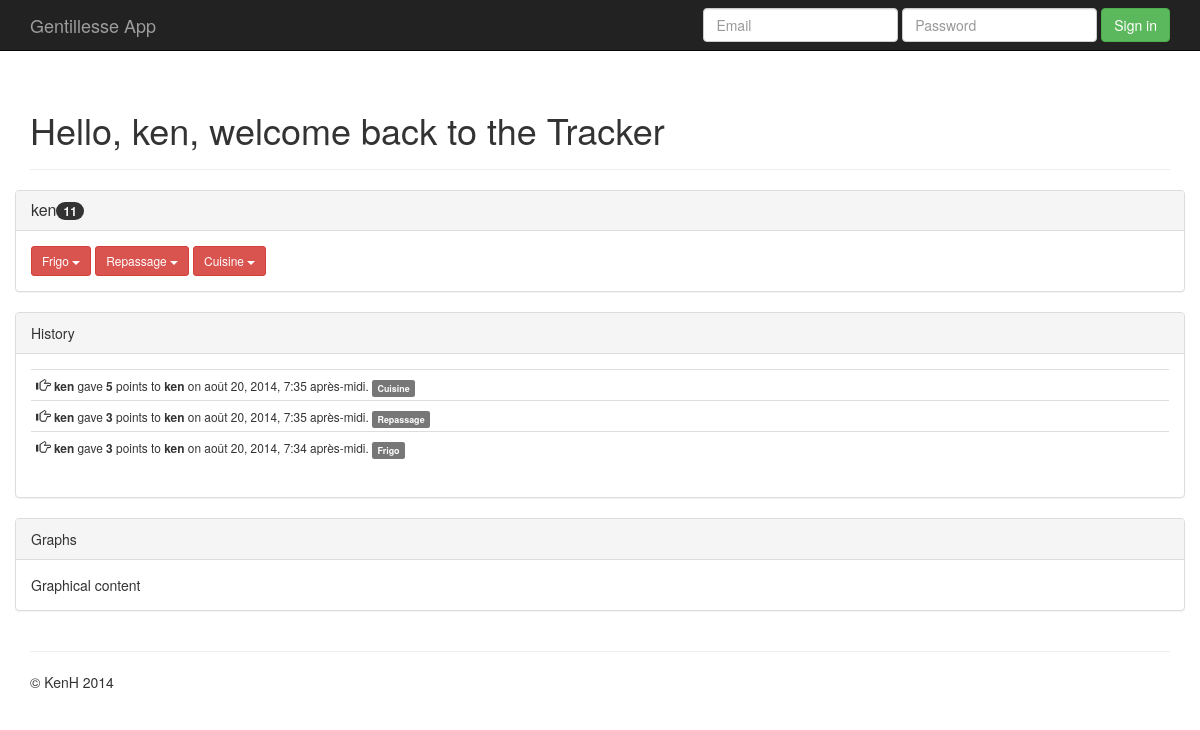
The app's page / (signed in) with its own data.
### tracker/models.py (models this page shows, shortened)
class Label(models.Model):
    name = models.CharField(max_length=20)
    color = fields.RGBColorField(default="#000000",verbose_name="Background color")

class EventPoint(models.Model):
    by = models.ForeignKey(User, related_name='from')
    to = models.ForeignKey(User, related_name='points')
    label = models.ForeignKey(Label, blank=True, null=True, related_name='points')
    date = models.DateTimeField()
    points = models.IntegerField()

### tracker/views.py (the view)
# urls.py: url(r'^$', 'tracker.views.point_list', name='list-points'),
@login_required
def point_list(request):
    points = EventPoint.objects.order_by('-date')[:5]
    users = User.objects.all()
    labels = Label.objects.all()
    c = {
            'users': users,
            'labels': labels,
            'points': points,
            }
    return render(request, 'point_list.html', c)

### tracker/models.py (called while the page is built)
    def total_points(self):
        return self.points.aggregate(Sum('points'))['points__sum']

### templates/point_list.html (shortened to what this page needs)
{% extends 'base.html' %}
{% load bootstrap3 %}
{% block content %}
{% if users.count %}
  {% for user in users %}
  <div class="panel panel-default">
    <div class="panel-heading">
		<h2 class="panel-title">{{ user.username }}<span class="badge">{{ user.total_points }}</span></h3>
	</div>
    <div class="panel-body">
    {% if labels.count %}
      {% for label in labels %}
        <div class="btn-group">
          <button type="button" class="btn btn-danger btn-sm dropdown-toggle" data-toggle="dropdown">
	        {{ label.name }}
            <span class="caret"></span>
          </button>
        </div>
      {% endfor %}
      {% else %}
      No labels yet !
      {% endif %}
    </div>
  </div>
  {% endfor %}
  {% else %}
  <div class="panel panel-default">
    <div class="panel-heading">No users</div>
  </div>
  {% endif %}
<div class="panel panel-default">
  <div class="panel-heading">History</div>
  <div class="panel-body">
	  {% if points.count %}
    <table class="table table-condensed">
		{% for point in points %}
		<tr>
			<td>
			<span class="glyphicon glyphicon-hand-right"></span>
			<small><b>{{ point.by.username }}</b> gave <b>{{ point.points }}</b> points to <b>{{ point.to.username }}</b> on {{ point.date }}. <span class="label label-default">{{ point.label.name }}</span></small>
			</td>
		</tr>
		{% endfor %}
	</table>
      {% else %}
      No points given yet
      {% endif %}
  </div>
</div>
<div class="panel panel-default">
  <div class="panel-heading">Graphs</div>
  <div class="panel-body">
    Graphical content
  </div>
</div>
{% endblock %}

### templates/base.html (shortened to what this page needs)
{% load staticfiles %}
{% load bootstrap3 %}
<!DOCTYPE html>
<html lang="en">
  <head>
	{% bootstrap_css %}
	<link href="{% static 'css/tracker.css' %}" rel="stylesheet">
  </head>
  <body>
    <div class="navbar navbar-inverse navbar-fixed-top" role="navigation">
      <div class="container">
        <div class="navbar-header">
          <a class="navbar-brand" href="#">Gentillesse App</a>
        </div>
        <div class="navbar-collapse collapse">
          <form class="navbar-form navbar-right" role="form">
            <div class="form-group">
              <input type="text" placeholder="Email" class="form-control">
            </div>
            <div class="form-group">
              <input type="password" placeholder="Password" class="form-control">
            </div>
            <button type="submit" class="btn btn-success">Sign in</button>
          </form>
        </div>
      </div>
    </div>
    <div class="container">
		<div class="page-header">
        <h1>Hello, {{ request.user }}, welcome back to the Tracker</h1>
      </div>
      <div class="row">
        {% block content %}{% endblock %}
      </div>
      <hr>
      <footer>
        <p>&copy; KenH 2014</p>
      </footer>
    </div>
  </body>
</html>

### static/css/tracker.css (style rules this page uses)
body { padding-top: 70px; padding-bottom: 30px; }

### records on screen
Label: name "Frigo"
Label: name "Repassage"
Label: name "Cuisine"
EventPoint: by.username "ken", points "5", to.username "ken", date "août 20, 2014, 7:35 après-midi", label.name "Cuisine"
EventPoint: by.username "ken", points "3", to.username "ken", date "août 20, 2014, 7:35 après-midi", label.name "Repassage"
EventPoint: by.username "ken", points "3", to.username "ken", date "août 20, 2014, 7:34 après-midi", label.name "Frigo"

### other values on screen
{{ request.user }} "ken"
{{ user.username }} "ken"
{{ user.total_points }} "11"
